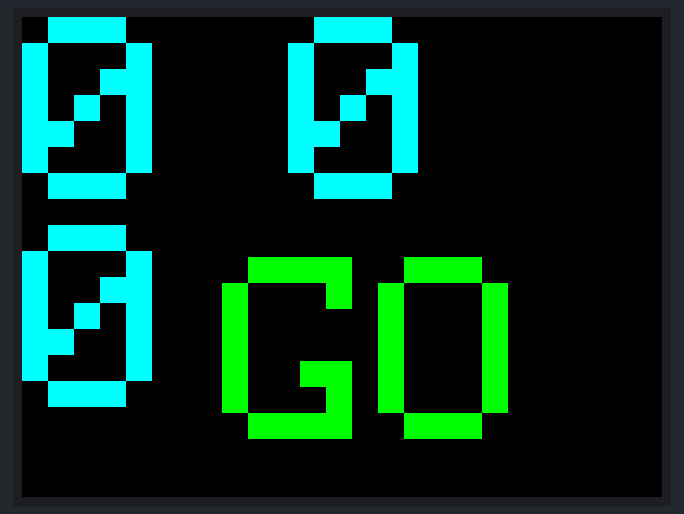
Bench run of a sketch on a simulated Arduino Uno, built with avr-gcc and run on an emulated ATmega328P. Parts: 320×240 colour display. What the sketch prints to the serial monitor is not drawn.

Above: at 0.3 s.
At 0.9 s:
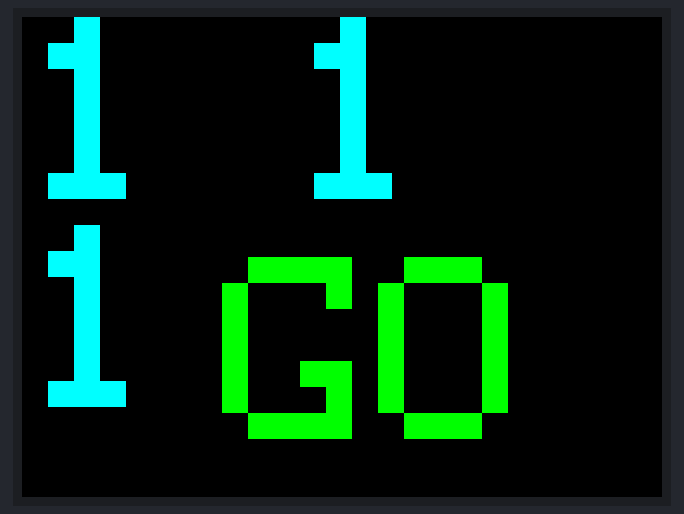
At 1.5 s:
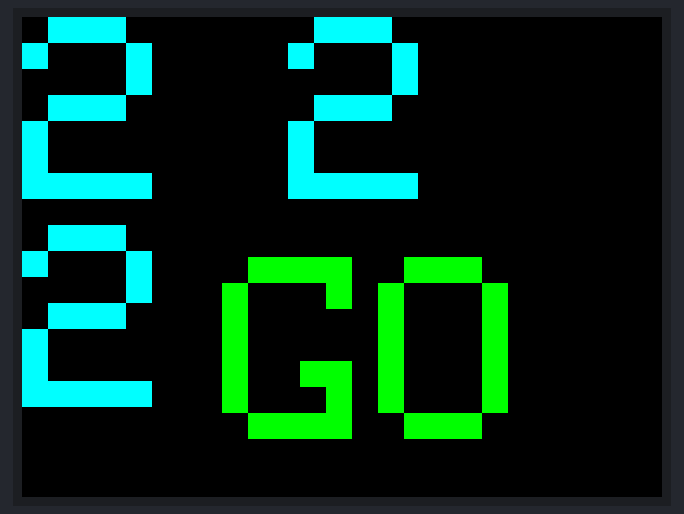
At 3.2 s:
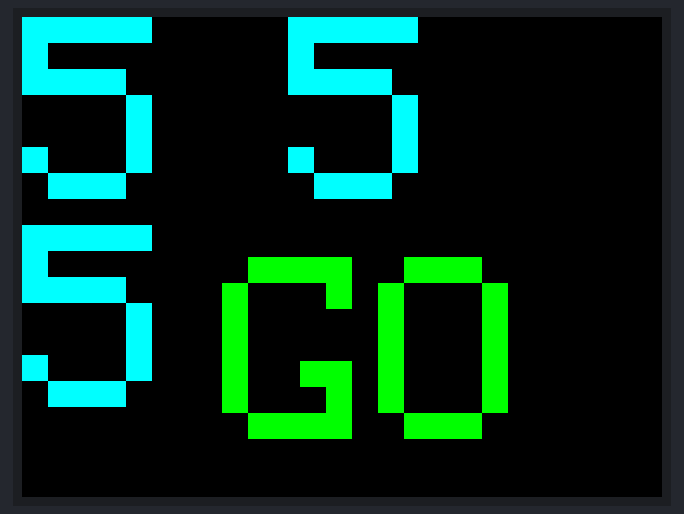
At 4.4 s:
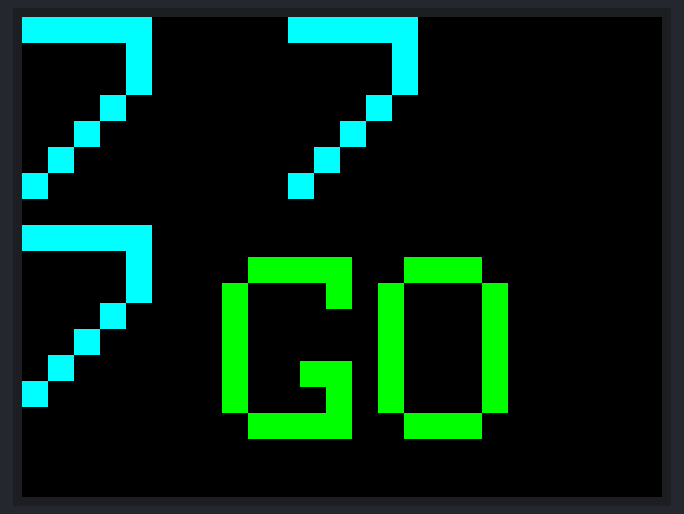
At 6.1 s:
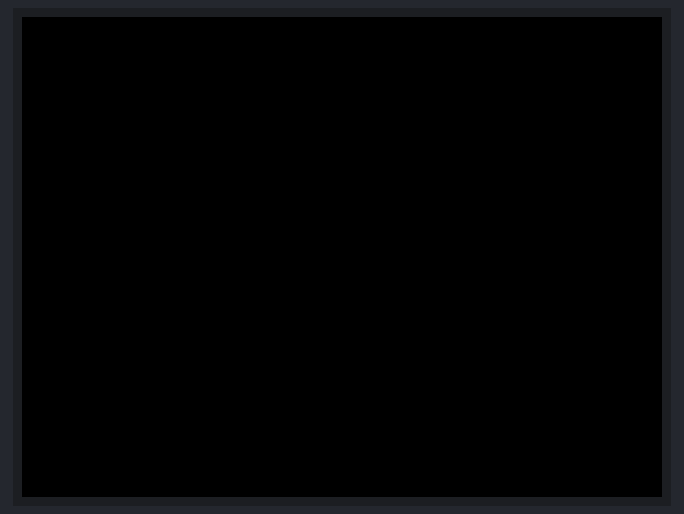

Measured:
- by itself, everything shown: repeats every 8.0 s, in 20 steps
- what the display in image 0 shows lasts 0.5 s, from 0.2 s to 0.7 s
- what the display in image 5 shows lasts 2.2 s, from 6.0 s to 8.2 s

The sketch:

Counting.ino
```cpp
#include "SPI.h"
#include "Adafruit_GFX.h"
#include "Adafruit_ILI9340.h"

#if defined(__SAM3X8E__)
    #undef __FlashStringHelper::F(string_literal)
    #define F(string_literal) string_literal
#endif

// These are the pins used for the UNO
// for Due/Mega/Leonardo use the hardware SPI pins (which are different)
#define _sclk 13
#define _miso 12
#define _mosi 11
#define _cs 10
#define _dc 9
#define _rst 8

// Using software SPI is really not suggested, its incredibly slow
//Adafruit_ILI9340 tft = Adafruit_ILI9340(_cs, _dc, _mosi, _sclk, _rst, _miso);
// Use hardware SPI
Adafruit_ILI9340 tft = Adafruit_ILI9340(_cs, _dc, _rst);

void setup() {
  Serial.begin(9600);
  while (!Serial);

  Serial.println("Adafruit 2.2\" SPI TFT Test!");

  tft.begin();


}

void loop(void) {
uint8_t rotation=3;
tft.setRotation(rotation);
numberText();
delay(2000);
}

unsigned long numberText() {
  tft.fillScreen(ILI9340_BLACK);
  unsigned long start = micros();

//x,y x is topleft to top right, y is top left to bottom left


  tft.setTextSize(13); //SIZE n makes a char n(6*8) pixels where n*8 is the height and n*6 is the width. 5 is 30*40 pixels, 6 is
  for(int a =0; a<10; a++){
      tft.setTextSize(13);
    tft.setTextColor(ILI9340_CYAN);
    tft.setCursor(0, 0);
    tft.print(a);
    tft.setCursor(133, 0);
    tft.print(a);
    tft.setCursor(260, 0);
    tft.print(a);
      tft.setCursor(0, 0);
        tft.setTextColor(ILI9340_GREEN);
  tft.setTextSize(13);
  tft.setCursor(100, 120);
    tft.print("GO");
     tft.setTextSize(10);
    tft.print("");

    delay(500);
  tft.fillScreen(ILI9340_BLACK);
  };

  return micros() - start;
}
/*code from Adafruit_GFX

#include "Adafruit_GFX.h"
#include "glcdfont.c"
#ifdef __AVR__
 #include <avr/pgmspace.h>
#else
 #define pgm_read_byte(addr) (*(const unsigned char *)(addr))
#endif

// Draw a character
void Adafruit_GFX::drawChar(int16_t x, int16_t y, unsigned char c,
			    uint16_t color, uint16_t bg, uint8_t size) {

  if((x >= _width)            || // Clip right
     (y >= _height)           || // Clip bottom
     ((x + 6 * size - 1) < 0) || // Clip left
     ((y + 8 * size - 1) < 0))   // Clip top
    return;

  for (int8_t i=0; i<6; i++ ) {
    uint8_t line;
    if (i == 5)
      line = 0x0;
    else
      line = pgm_read_byte(font+(c*5)+i); _____________________ font is in glcdfont.c (a massive array font[] of HEX shit) , c is the char (in HEX from ASCII table?)
    for (int8_t j = 0; j<8; j++) {
      if (line & 0x1) {
        if (size == 1) // default size
          drawPixel(x+i, y+j, color);
        else {  // big size
          fillRect(x+(i*size), y+(j*size), size, size, color);
        }
      } else if (bg != color) {
        if (size == 1) // default size
          drawPixel(x+i, y+j, bg);
        else {  // big size
          fillRect(x+i*size, y+j*size, size, size, bg);
        }
      }
      line >>= 1;
    }
  }
}
*/
```
